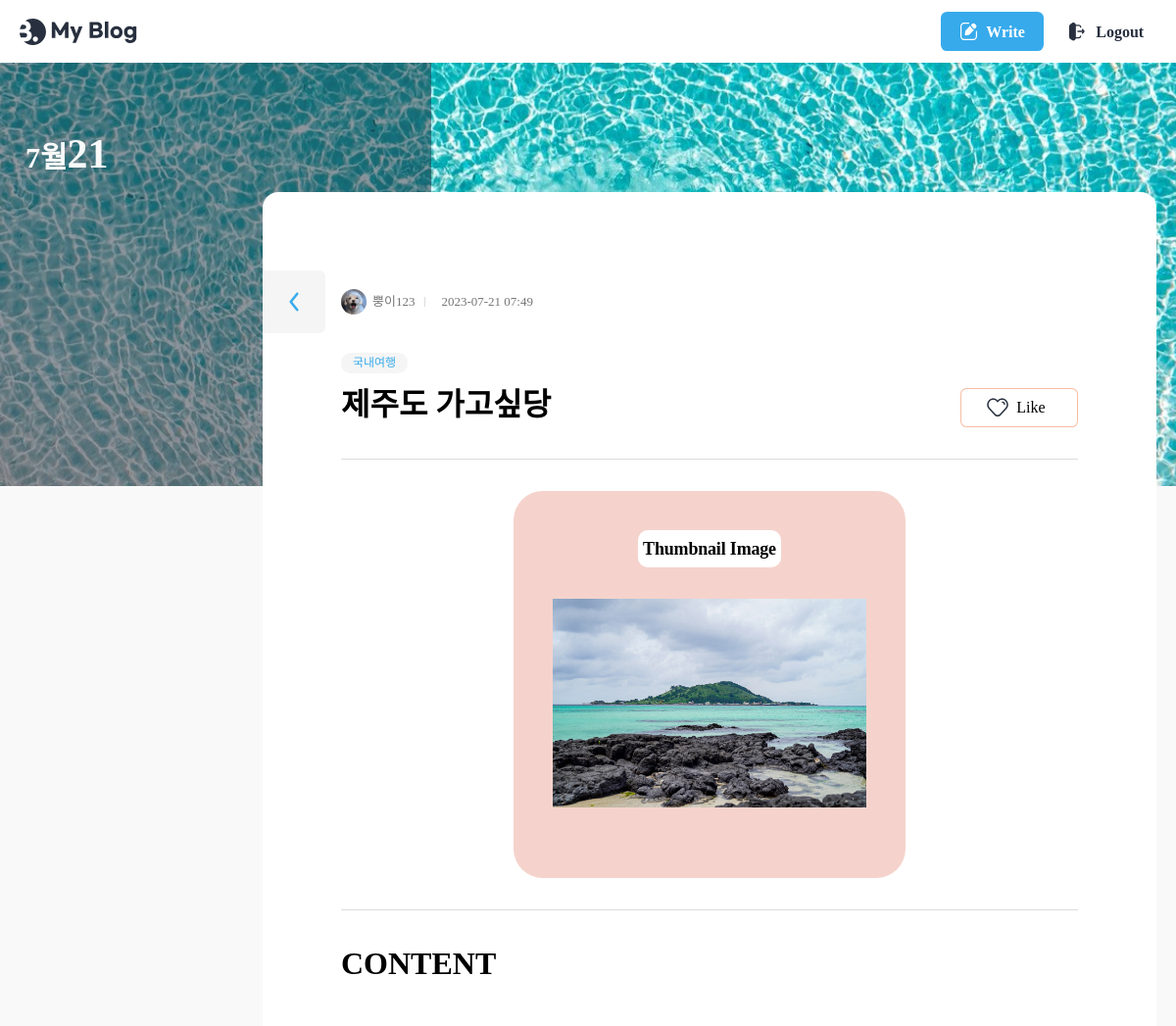
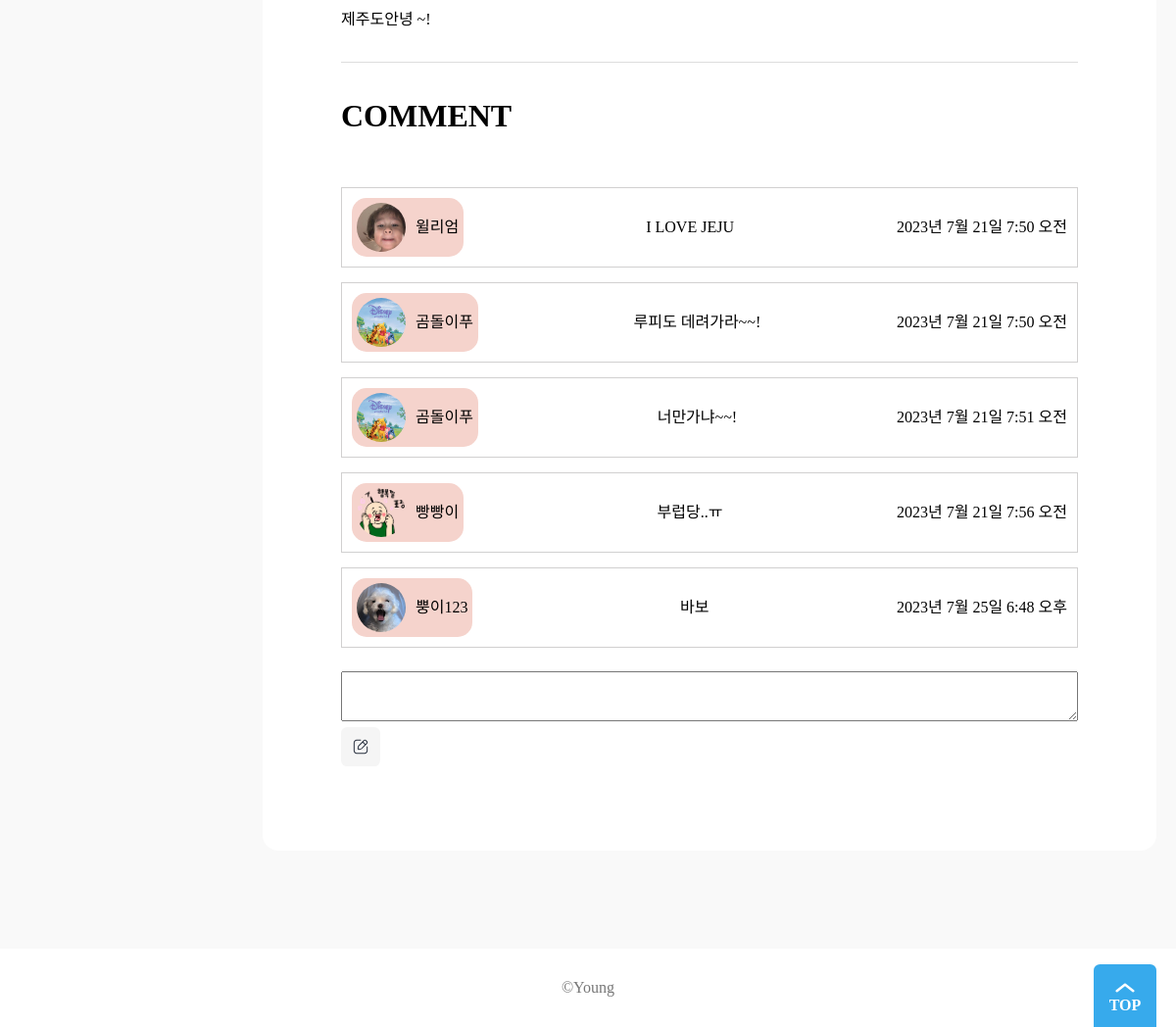
The page /blog/detail/18/ on the database its author committed (2 pictures, top to bottom).
### blog/models.py (models this page shows, shortened)
class Post(models.Model):
    title = models.CharField(max_length=30)
    content = models.TextField()
    writer = models.ForeignKey(User, on_delete=models.CASCADE)
    category = models.CharField(max_length=10)
    created_at = models.DateTimeField(auto_now_add=True)
    updated_at = models.DateTimeField(auto_now=True)
    hit = models.PositiveIntegerField(default=0)
    image = models.ImageField(upload_to = "images/", null=True, blank=True)
    def increase_hit(self):
        self.hit += 1
        self.save(update_fields=['hit'])

class Comment(models.Model):
    post = models.ForeignKey('Post', on_delete=models.CASCADE)
    content = models.TextField()
    writer = models.ForeignKey(User, on_delete=models.CASCADE)
    created_at = models.DateTimeField(auto_now_add=True)

### user/models.py (models this page shows)
class User(AbstractUser):
    nickname = models.CharField(max_length=50, blank=True, null=True)
    profile_img = models.ImageField(upload_to = "profiles/", null=True, blank=True)

### blog/views.py (the view)
# urls.py: path("detail/<int:pk>/", views.Detail.as_view(), name="detail"),
class Detail(View):
    def get(self, request, pk):
        try:
            post = Post.objects.get(pk=pk)
        except:
            return render(request,'blog/post_detail_error.html')
        comments = Comment.objects.filter(post=post)
        comment_form = CommentForm()
        post.increase_hit()
        context = {
            "post": post,
            "comments": comments,
            "comment_form": comment_form,
        }
        return render(request, 'blog/post_detail.html', context)

### blog/forms.py
class CommentForm(forms.ModelForm):
    class Meta:
        model = Comment
        fields = ["content"]
        widgets = {"content": forms.Textarea(attrs={"rows": "3", "cols": "35"})}

### blog/templates/blog/post_detail.html (shortened to what this page needs)
{% load widget_tweaks %}
{% load static %}
<!DOCTYPE html>
<html lang="ko-KR">
	<head>
		<link rel="stylesheet" href="{% static 'css/reset.css' %}" />
		<link rel="stylesheet" as="style" crossorigin href="https://cdn.jsdelivr.net/gh/orioncactus/pretendard/dist/web/static/pretendard.css" />
		<link rel="stylesheet" href="{% static 'css/global.css' %}" />
		<link rel="stylesheet" href="{% static 'css/header.css' %}" />
		<link rel="stylesheet" href="{% static 'css/footer.css' %}" />
		<link rel="stylesheet" href="{% static 'css/button.css' %}" />
		<link rel="stylesheet" href="{% static 'css/banner.css' %}" />
		<link rel="stylesheet" href="{% static 'css/category.css' %}" />
		<link rel="stylesheet" href="{% static 'css/author.css' %}" />
		<link rel="stylesheet" href="{% static 'css/wrapbox.css' %}" />
		<link rel="stylesheet" href="{% static 'css/view.css' %}" />
	</head>
	<body>
		{% block content %}
		<header>
			<div class="max-width">
				<h1>
					<a href="{% url 'blog:list' %}">
						<img src="{% static 'assets/Logo.svg' %}" alt="My Blog" />
					</a>
				</h1>
				<ul>
					<li class="profile-img">
						<a href="#">
						</a>
					</li>
						<a href="{% url 'blog:write' %}" class="button">
							<img src="{% static 'assets/icon-modify-white.svg' %}" alt="" />
							<span>Write</span>
						</a>
					<li>
						<button class="button white">
							<img src="{% static 'assets/icon-logout.svg' %}" alt="" />
							<span>Logout</span>
						</button>
					</li>
				</ul>
			</div>
		</header>
		<div class="banner" style="background-image: url({% static 'images/post-background5-1.jpg' %})">
			<div class="max-width">
				<div class="banner-contents">
					<p class="today">{{ post.created_at|date:"F" }}<em>{{ post.created_at|date:"d" }}</em></p>
				</div>
			</div>
		</div>
		<div class="view">
			<div class="max-width">
				<section class="wrap-box">
					<div class="inner">
						<dl class="author-wrap">
							<dd class="author"><img src="{{ post.writer.profile_img.url }}" alt="" />{{ post.writer.nickname }}</dd>
							<dd class="created">{{ post.created_at|date:'Y-m-d H:i' }}</dd>
						</dl>
						<dl class="category">
							<dd>{{ post.category }}</dd>
						</dl>
						<div class="title-wrap">
							<h2>{{ post.title }}</h2>
							<button class="btn-like">Like</button>
						</div>
						<hr />
						<div class="view-contents">
							{% if post.image %}
							<div class="thumbnail-box">
								<p class="thumbnail-title">Thumbnail Image</p>
								<img src="{{ post.image.url }}" alt="" />
							</div>
							<hr>
							{% endif %}
							<h2>Content</h2>
							<div class="content-box">
								{{ post.content|safe }}
							</div>
						</div>
						<hr>
						<h2>Comment</h2>
						<div class="comment-box">
							{% if comments %}
							<ul>
								{% for comment in comments %}
								<li class="comment-content">
									<div class="comment-writer">
										<img src="{{ comment.writer.profile_img.url }}" class="comment-writer-img" alt="">
										{{ comment.writer.nickname }}
									</div>
									<div>
										<p>{{ comment.content }}</p>
									</div>
									<div class="comment-info">
										<p>{{ comment.created_at }}</p>
								</li>
								{% endfor %}
							</ul>
							{% else %}
							<p>댓글이 없습니다.</p>
							{% endif %}
							<form action="{% url 'blog:cm-write' pk=post.pk %}" method="post">
									{{ comment_form.content|add_class:'comment-textarea' }}
									<button type="submit" class="btn-modify" />
							</form>
						</div>
						<a href="{% url 'blog:list' %}" class="btn-back">
						</a>
					</div>
				</section>
			</div>
		</div>
    {% endblock %}
		<footer>
			<div class="max-width">
				<h2>©Young</h2>
				<button class="top-button">TOP</button>
			</div>
		</footer>
	</body>
</html>

### static/css/global.css (style rules this page uses)
:root { --main-color: rgb(55, 170, 236); --main-rgb: 55, 171, 236; --outline-border: rgb(55, 160, 236); --red-color: rgb(243, 124, 75); --red-rgb: 243, 124, 75; --black-color: #28303f; --white-color: #fff; --gray-color: #767676; --border-color: #ddd; --gray-background-light: #f9f9f9; --gray-background: #f5f5f5; --gray-text: #6f6f6f; --border-radius: 0.4em; }
h1, a, div, p, section, article, input, textarea { box-sizing: border-box; }
a { text-decoration: none; color: inherit; }
html { font-size: 10px; }
body { font-size: 1.6rem; line-height: 1.4; }
input, button { font-size: inherit; font-family: inherit; }
button { cursor: pointer; }
a { border-radius: 0.8rem; overflow: hidden; }
img { vertical-align: bottom; }
body { background: var(--gray-background-light); }
.max-width { width: 1224px; max-width: calc(100% - 4rem); margin: 0 auto; }

### static/css/header.css (style rules this page uses)
header { background: var(--white-color); }
header .max-width { display: flex; align-items: center; justify-content: space-between; gap: 4rem; padding: 1rem 0; }
header h1 { font-size: 3rem; }
header h1 a { display: block; padding: 0.4rem; margin-left: -0.4rem; }
header h1 a img { display: block; }
header ul { display: flex; align-items: center; gap: 1rem; }
.profile-img a { width: 4.4rem; height: 4.4rem; display: block; border-radius: 50%; }
header .button { text-transform: none; }

### static/css/footer.css (style rules this page uses)
footer { background: var(--white-color); margin-top: 10rem; }
footer .max-width { display: flex; align-items: center; justify-content: center; height: 8rem; position: relative; }
footer h2 { color: var(--gray-color); }
.top-button { position: absolute; bottom: 0; right: 0; width: 6.4rem; height: 6.4rem; padding-top: 2.2rem; border: 0; border-radius: var(--border-radius) var(--border-radius) 0 0; background: var(--main-color) url(../assets/ArrowTop.svg) no-repeat 50% 0.4rem / 4rem; color: var(--white-color); text-align: center; font-weight: bold; }

### static/css/button.css (style rules this page uses)
.button { display: inline-flex; align-items: center; justify-content: center; gap: 0.8rem; height: 4rem; padding: 0.2rem 1.2em 0; border: 0; border-radius: var(--border-radius); background: var(--main-color); color: var(--white-color); text-transform: uppercase; font-weight: bold; line-height: 1; }
.button img { height: 1.2em; margin-top: -0.2rem; vertical-align: middle; }
.button.white { padding: 0.2rem 0.8em 0; background: var(--white-color); color: var(--black-color); }
.button.white img { height: 1.4em; }
.btn-back { width: 6.4rem; height: 6.4rem; border-radius: 0 var(--border-radius) var(--border-radius) 0; background: var(--gray-background) url(../assets/ArrowLeft-blue.svg) no-repeat 50% 50% / 4rem; font-size: 1.6rem; }
.btn-like { width: 12rem; height: 4rem; padding-left: 3rem; border: 1px solid rgba(var(--red-rgb), 0.5); border-radius: var(--border-radius); background: var(--white-color) url(../assets/icon-like.svg) no-repeat 2.5rem 50% / 2.4rem; transition: all 0.3s; }
.btn-modify, .btn-delete { width: 4rem; height: 4rem; border: 0; border-radius: var(--border-radius); transition: all 0.3s; }
.btn-modify { background: var(--gray-background) url(../assets/icon-modify.svg) no-repeat 50% 50% / 1.6rem; right: 13rem; }

### static/css/banner.css (style rules this page uses)
.banner { position: relative; background: url(../assets/background.jpg) no-repeat 50% 50% / cover; height: 27em; margin-bottom: -7em; }
.banner-contents { width: 28rem; padding: 7rem 0 14.5rem; text-align: center; color: var(--gray-background-light); }
.banner-contents::before { content: ""; display: block; position: absolute; top: 0; left: 0; width: calc((100% - 1224px) / 2 + 44rem); height: 100%; background: rgba(40, 48, 63, 0.5); }
.banner-contents > * { position: relative; }
.today { padding-left: 0.8em; font-size: 5rem; font-weight: bold; text-align: left; line-height: 1.1; }
.today em { display: block; font-size: 2em; margin-bottom: -0.15em; }
@media (max-width: 1280px) { .banner-contents::before { width: 44rem; } }
@media (max-width: 1260px) { .today { font-size: 3rem; padding-left: 0.2em; } }
@media (max-width: 1260px) { .today em { display: inline; font-size: 1.4em; } }

### static/css/category.css (style rules this page uses)
.category { display: flex; flex-wrap: wrap; color: var(--main-color); }
.category dd { margin-right: 0.4rem; padding: 0.2rem 1.2rem; border-radius: calc(var(--border-radius) * 2); background: var(--gray-background); font-size: 1.2rem; }

### rows shown on the page
Post: created_at "7월", created_at "21", writer.profile_img (picture), writer.nickname "뿡이123", created_at "2023-07-21 07:49", category "국내여행", title "제주도 가고싶당", image (picture), content "제주도안녕 ~!"
Comment: writer.profile_img (picture), writer.nickname "윌리엄", content "I LOVE JEJU", created_at "2023년 7월 21일 7:50 오전"
Comment: writer.profile_img (picture), writer.nickname "곰돌이푸", content "루피도 데려가라~~!", created_at "2023년 7월 21일 7:50 오전"
Comment: writer.profile_img (picture), writer.nickname "곰돌이푸", content "너만가냐~~!", created_at "2023년 7월 21일 7:51 오전"
Comment: writer.profile_img (picture), writer.nickname "빵빵이", content "부럽당..ㅠ", created_at "2023년 7월 21일 7:56 오전"
Comment: writer.profile_img (picture), writer.nickname "뿡이123", content "바보", created_at "2023년 7월 25일 6:48 오후"
